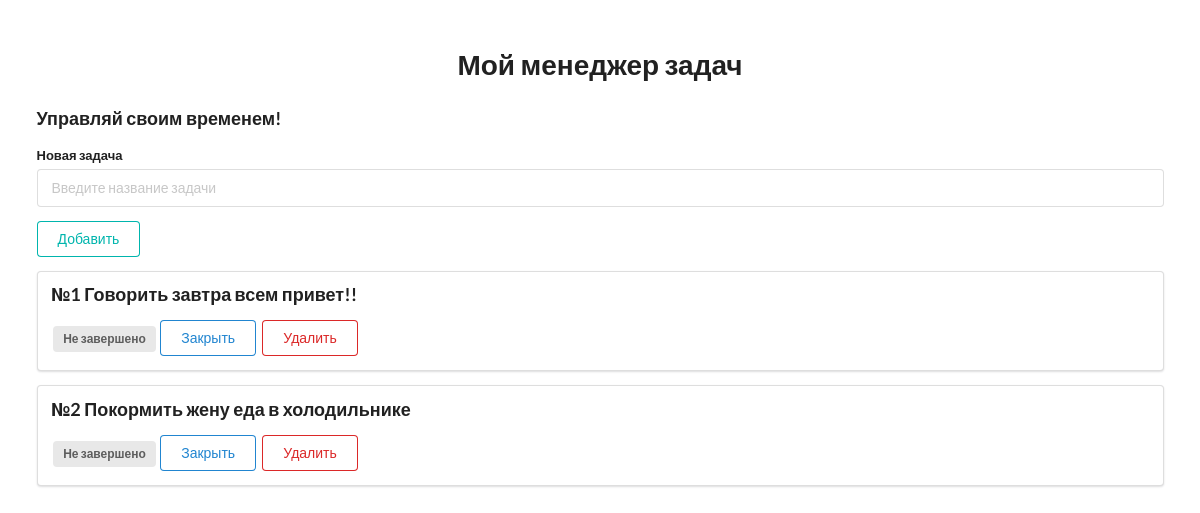
The page / on the database its author committed.
### todolist/models.py (models this page shows, shortened)
class Todo(models.Model):
    title = models.CharField("Название задания", max_length=550)
    is_complete = models.BooleanField("Задание завершено",default=False)
    class Meta:
        verbose_name = "Задание"
        verbose_name_plural = "Задания"

### todolist/views.py (the view)
# urls.py: path('', views.index, name='index'),
def index(request):
    todos = Todo.objects.all()
    return render(request, 'todoapp/index.html', {'todo_list':todos, 'title':'Главная страница'})

### templates/todoapp/index.html (shortened to what this page needs)
{% extends 'todoapp/layout.html' %}
{% block content %}
<div style="margin-top: 50px;" class="ui container">
    <h1 class="ui center aligned header">Мой менеджер задач</h1>
    <h3 class="test_style">Управляй своим временем!</h3>
    <form class="ui form" action="{% url 'add' %}" method="post">
        <div class="field">
            <label>Новая задача</label>
            <input type="text" name="title" placeholder="Введите название задачи"><br>
        </div>
        <button class="ui teal basic button" type="submit">Добавить</button>
    </form>
{% for todo in todo_list %}
<div class="ui segment">
    <p class="ui big header">№{{ todo.id }} {{ todo.title }}</p>
    {% if todo.is_complete == False %}
    <span class="ui gray label">Не завершено</span>
    <a class="ui primary basic button" href="{% url 'update' todo_id=todo.id %}">Закрыть</a>
    {% else %}
    <span class="ui green label">Завершено</span>
    <a class="ui blue button" href="{% url 'update' todo_id=todo.id %}">Открыть</a>
    {% endif %}
    <a class="ui negative basic button" href="{% url 'delete' todo_id=todo.id %}">Удалить</a>
</div>
{% endfor %}
</div>
{% endblock content %}

### rows shown on the page
Todo: id "1", title "Говорить завтра всем привет!!", is_complete "Не завершено"
Todo: id "2", title "Покормить жену еда в холодильнике", is_complete "Не завершено"
